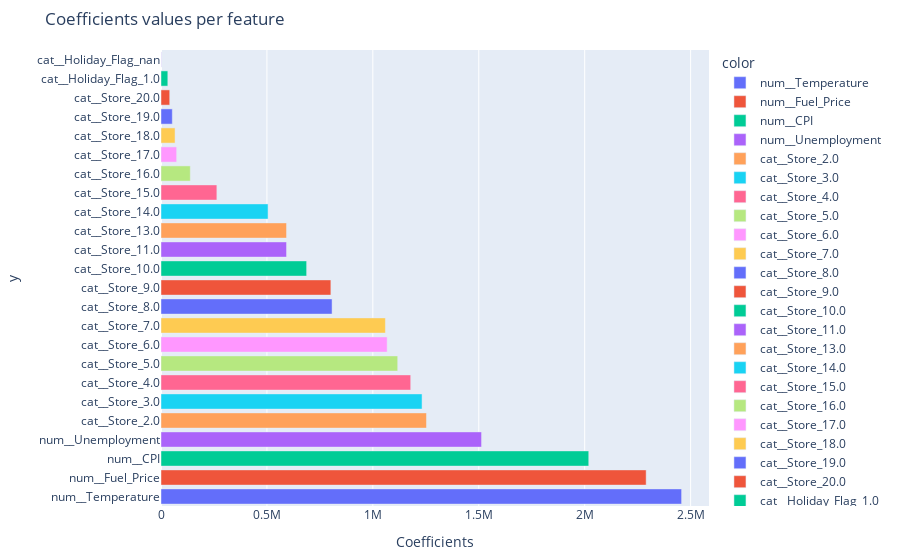

Write notebook code for a chart like this one.
### Code cell
fig = px.bar(
    df_coeffs.sort_values(by="Coefficients", ascending= False),
    x ='Coefficients',
    y = df_coeffs.index,
    color = df_coeffs.index,
    title="Coefficients values per feature")

fig.update_layout(
    margin=dict(l=150, r=50, t=50, b=50),

)

fig.show()

### Figure 1 — Plotly figure (JSON) as saved in the notebook; plotly's stock layout.template omitted (floating-point values rounded to 4 significant figures)
{"data": [{"alignmentgroup": "True", "hovertemplate": "color=num__Temperature<br>Coefficients=%{x}<br>y=%{y}<extra></extra>", "legendgroup": "num__Temperature", "marker": {"color": "#636efa", "pattern": {"shape": ""}}, "name": "num__Temperature", "offsetgroup": "num__Temperature", "orientation": "h", "showlegend": true, "textposition": "auto", "type": "bar", "x": [2457000.0], "xaxis": "x", "y": ["num__Temperature"], "yaxis": "y"}, {"alignmentgroup": "True", "hovertemplate": "color=num__Fuel_Price<br>Coefficients=%{x}<br>y=%{y}<extra></extra>", "legendgroup": "num__Fuel_Price", "marker": {"color": "#EF553B", "pattern": {"shape": ""}}, "name": "num__Fuel_Price", "offsetgroup": "num__Fuel_Price", "orientation": "h", "showlegend": true, "textposition": "auto", "type": "bar", "x": [2290000.0], "xaxis": "x", "y": ["num__Fuel_Price"], "yaxis": "y"}, {"alignmentgroup": "True", "hovertemplate": "color=num__CPI<br>Coefficients=%{x}<br>y=%{y}<extra></extra>", "legendgroup": "num__CPI", "marker": {"color": "#00cc96", "pattern": {"shape": ""}}, "name": "num__CPI", "offsetgroup": "num__CPI", "orientation": "h", "showlegend": true, "textposition": "auto", "type": "bar", "x": [2019000.0], "xaxis": "x", "y": ["num__CPI"], "yaxis": "y"}, {"alignmentgroup": "True", "hovertemplate": "color=num__Unemployment<br>Coefficients=%{x}<br>y=%{y}<extra></extra>", "legendgroup": "num__Unemployment", "marker": {"color": "#ab63fa", "pattern": {"shape": ""}}, "name": "num__Unemployment", "offsetgroup": "num__Unemployment", "orientation": "h", "showlegend": true, "textposition": "auto", "type": "bar", "x": [1513000.0], "xaxis": "x", "y": ["num__Unemployment"], "yaxis": "y"}, {"alignmentgroup": "True", "hovertemplate": "color=cat__Store_2.0<br>Coefficients=%{x}<br>y=%{y}<extra></extra>", "legendgroup": "cat__Store_2.0", "marker": {"color": "#FFA15A", "pattern": {"shape": ""}}, "name": "cat__Store_2.0", "offsetgroup": "cat__Store_2.0", "orientation": "h", "showlegend": true, "textposition": "auto", "type": "bar", "x": [1253000.0], "xaxis": "x", "y": ["cat__Store_2.0"], "yaxis": "y"}, {"alignmentgroup": "True", "hovertemplate": "color=cat__Store_3.0<br>Coefficients=%{x}<br>y=%{y}<extra></extra>", "legendgroup": "cat__Store_3.0", "marker": {"color": "#19d3f3", "pattern": {"shape": ""}}, "name": "cat__Store_3.0", "offsetgroup": "cat__Store_3.0", "orientation": "h", "showlegend": true, "textposition": "auto", "type": "bar", "x": [1232000.0], "xaxis": "x", "y": ["cat__Store_3.0"], "yaxis": "y"}, {"alignmentgroup": "True", "hovertemplate": "color=cat__Store_4.0<br>Coefficients=%{x}<br>y=%{y}<extra></extra>", "legendgroup": "cat__Store_4.0", "marker": {"color": "#FF6692", "pattern": {"shape": ""}}, "name": "cat__Store_4.0", "offsetgroup": "cat__Store_4.0", "orientation": "h", "showlegend": true, "textposition": "auto", "type": "bar", "x": [1179000.0], "xaxis": "x", "y": ["cat__Store_4.0"], "yaxis": "y"}, {"alignmentgroup": "True", "hovertemplate": "color=cat__Store_5.0<br>Coefficients=%{x}<br>y=%{y}<extra></extra>", "legendgroup": "cat__Store_5.0", "marker": {"color": "#B6E880", "pattern": {"shape": ""}}, "name": "cat__Store_5.0", "offsetgroup": "cat__Store_5.0", "orientation": "h", "showlegend": true, "textposition": "auto", "type": "bar", "x": [1117000.0], "xaxis": "x", "y": ["cat__Store_5.0"], "yaxis": "y"}, {"alignmentgroup": "True", "hovertemplate": "color=cat__Store_6.0<br>Coefficients=%{x}<br>y=%{y}<extra></extra>", "legendgroup": "cat__Store_6.0", "marker": {"color": "#FF97FF", "pattern": {"shape": ""}}, "name": "cat__Store_6.0", "offsetgroup": "cat__Store_6.0", "orientation": "h", "showlegend": true, "textposition": "auto", "type": "bar", "x": [1068000.0], "xaxis": "x", "y": ["cat__Store_6.0"], "yaxis": "y"}, {"alignmentgroup": "True", "hovertemplate": "color=cat__Store_7.0<br>Coefficients=%{x}<br>y=%{y}<extra></extra>", "legendgroup": "cat__Store_7.0", "marker": {"color": "#FECB52", "pattern": {"shape": ""}}, "name": "cat__Store_7.0", "offsetgroup": "cat__Store_7.0", "orientation": "h", "showlegend": true, "textposition": "auto", "type": "bar", "x": [1059000.0], "xaxis": "x", "y": ["cat__Store_7.0"], "yaxis": "y"}, {"alignmentgroup": "True", "hovertemplate": "color=cat__Store_8.0<br>Coefficients=%{x}<br>y=%{y}<extra></extra>", "legendgroup": "cat__Store_8.0", "marker": {"color": "#636efa", "pattern": {"shape": ""}}, "name": "cat__Store_8.0", "offsetgroup": "cat__Store_8.0", "orientation": "h", "showlegend": true, "textposition": "auto", "type": "bar", "x": [807600.0], "xaxis": "x", "y": ["cat__Store_8.0"], "yaxis": "y"}, {"alignmentgroup": "True", "hovertemplate": "color=cat__Store_9.0<br>Coefficients=%{x}<br>y=%{y}<extra></extra>", "legendgroup": "cat__Store_9.0", "marker": {"color": "#EF553B", "pattern": {"shape": ""}}, "name": "cat__Store_9.0", "offsetgroup": "cat__Store_9.0", "orientation": "h", "showlegend": true, "textposition": "auto", "type": "bar", "x": [801800.0], "xaxis": "x", "y": ["cat__Store_9.0"], "yaxis": "y"}, {"alignmentgroup": "True", "hovertemplate": "color=cat__Store_10.0<br>Coefficients=%{x}<br>y=%{y}<extra></extra>", "legendgroup": "cat__Store_10.0", "marker": {"color": "#00cc96", "pattern": {"shape": ""}}, "name": "cat__Store_10.0", "offsetgroup": "cat__Store_10.0", "orientation": "h", "showlegend": true, "textposition": "auto", "type": "bar", "x": [687500.0], "xaxis": "x", "y": ["cat__Store_10.0"], "yaxis": "y"}, {"alignmentgroup": "True", "hovertemplate": "color=cat__Store_11.0<br>Coefficients=%{x}<br>y=%{y}<extra></extra>", "legendgroup": "cat__Store_11.0", "marker": {"color": "#ab63fa", "pattern": {"shape": ""}}, "name": "cat__Store_11.0", "offsetgroup": "cat__Store_11.0", "orientation": "h", "showlegend": true, "textposition": "auto", "type": "bar", "x": [592600.0], "xaxis": "x", "y": ["cat__Store_11.0"], "yaxis": "y"}, {"alignmentgroup": "True", "hovertemplate": "color=cat__Store_13.0<br>Coefficients=%{x}<br>y=%{y}<extra></extra>", "legendgroup": "cat__Store_13.0", "marker": {"color": "#FFA15A", "pattern": {"shape": ""}}, "name": "cat__Store_13.0", "offsetgroup": "cat__Store_13.0", "orientation": "h", "showlegend": true, "textposition": "auto", "type": "bar", "x": [592600.0], "xaxis": "x", "y": ["cat__Store_13.0"], "yaxis": "y"}, {"alignmentgroup": "True", "hovertemplate": "color=cat__Store_14.0<br>Coefficients=%{x}<br>y=%{y}<extra></extra>", "legendgroup": "cat__Store_14.0", "marker": {"color": "#19d3f3", "pattern": {"shape": ""}}, "name": "cat__Store_14.0", "offsetgroup": "cat__Store_14.0", "orientation": "h", "showlegend": true, "textposition": "auto", "type": "bar", "x": [505300.0], "xaxis": "x", "y": ["cat__Store_14.0"], "yaxis": "y"}, {"alignmentgroup": "True", "hovertemplate": "color=cat__Store_15.0<br>Coefficients=%{x}<br>y=%{y}<extra></extra>", "legendgroup": "cat__Store_15.0", "marker": {"color": "#FF6692", "pattern": {"shape": ""}}, "name": "cat__Store_15.0", "offsetgroup": "cat__Store_15.0", "orientation": "h", "showlegend": true, "textposition": "auto", "type": "bar", "x": [263800.0], "xaxis": "x", "y": ["cat__Store_15.0"], "yaxis": "y"}, {"alignmentgroup": "True", "hovertemplate": "color=cat__Store_16.0<br>Coefficients=%{x}<br>y=%{y}<extra></extra>", "legendgroup": "cat__Store_16.0", "marker": {"color": "#B6E880", "pattern": {"shape": ""}}, "name": "cat__Store_16.0", "offsetgroup": "cat__Store_16.0", "orientation": "h", "showlegend": true, "textposition": "auto", "type": "bar", "x": [138300.0], "xaxis": "x", "y": ["cat__Store_16.0"], "yaxis": "y"}, {"alignmentgroup": "True", "hovertemplate": "color=cat__Store_17.0<br>Coefficients=%{x}<br>y=%{y}<extra></extra>", "legendgroup": "cat__Store_17.0", "marker": {"color": "#FF97FF", "pattern": {"shape": ""}}, "name": "cat__Store_17.0", "offsetgroup": "cat__Store_17.0", "orientation": "h", "showlegend": true, "textposition": "auto", "type": "bar", "x": [73880.0], "xaxis": "x", "y": ["cat__Store_17.0"], "yaxis": "y"}, {"alignmentgroup": "True", "hovertemplate": "color=cat__Store_18.0<br>Coefficients=%{x}<br>y=%{y}<extra></extra>", "legendgroup": "cat__Store_18.0", "marker": {"color": "#FECB52", "pattern": {"shape": ""}}, "name": "cat__Store_18.0", "offsetgroup": "cat__Store_18.0", "orientation": "h", "showlegend": true, "textposition": "auto", "type": "bar", "x": [66300.0], "xaxis": "x", "y": ["cat__Store_18.0"], "yaxis": "y"}, {"alignmentgroup": "True", "hovertemplate": "color=cat__Store_19.0<br>Coefficients=%{x}<br>y=%{y}<extra></extra>", "legendgroup": "cat__Store_19.0", "marker": {"color": "#636efa", "pattern": {"shape": ""}}, "name": "cat__Store_19.0", "offsetgroup": "cat__Store_19.0", "orientation": "h", "showlegend": true, "textposition": "auto", "type": "bar", "x": [53410.0], "xaxis": "x", "y": ["cat__Store_19.0"], "yaxis": "y"}, {"alignmentgroup": "True", "hovertemplate": "color=cat__Store_20.0<br>Coefficients=%{x}<br>y=%{y}<extra></extra>", "legendgroup": "cat__Store_20.0", "marker": {"color": "#EF553B", "pattern": {"shape": ""}}, "name": "cat__Store_20.0", "offsetgroup": "cat__Store_20.0", "orientation": "h", "showlegend": true, "textposition": "auto", "type": "bar", "x": [41190.0], "xaxis": "x", "y": ["cat__Store_20.0"], "yaxis": "y"}, {"alignmentgroup": "True", "hovertemplate": "color=cat__Holiday_Flag_1.0<br>Coefficients=%{x}<br>y=%{y}<extra></extra>", "legendgroup": "cat__Holiday_Flag_1.0", "marker": {"color": "#00cc96", "pattern": {"shape": ""}}, "name": "cat__Holiday_Flag_1.0", "offsetgroup": "cat__Holiday_Flag_1.0", "orientation": "h", "showlegend": true, "textposition": "auto", "type": "bar", "x": [32210.0], "xaxis": "x", "y": ["cat__Holiday_Flag_1.0"], "yaxis": "y"}, {"alignmentgroup": "True", "hovertemplate": "color=cat__Holiday_Flag_nan<br>Coefficients=%{x}<br>y=%{y}<extra></extra>", "legendgroup": "cat__Holiday_Flag_nan", "marker": {"color": "#ab63fa", "pattern": {"shape": ""}}, "name": "cat__Holiday_Flag_nan", "offsetgroup": "cat__Holiday_Flag_nan", "orientation": "h", "showlegend": true, "textposition": "auto", "type": "bar", "x": [1004.0], "xaxis": "x", "y": ["cat__Holiday_Flag_nan"], "yaxis": "y"}], "layout": {"barmode": "relative", "legend": {"title": {"text": "color"}, "tracegroupgap": 0}, "margin": {"b": 50, "l": 150, "r": 50, "t": 50}, "title": {"text": "Coefficients values per feature"}, "xaxis": {"anchor": "y", "domain": [0, 1], "title": {"text": "Coefficients"}}, "yaxis": {"anchor": "x", "domain": [0, 1], "title": {"text": "y"}}}}
